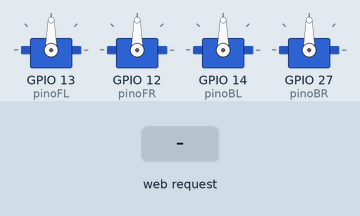
A sketch run on a simulated ESP32. Shown: 4 × servo. The test bench sets the inputs (shaded band). WiFi joins after 1.5 s; servers stay silent unless stated; what the sketch prints to the serial monitor is not drawn.

Above: at 2.7 s.
2.8 s: HTTP request GET /joy?x=1&y=1&acao=1 received
At 3.15 s:
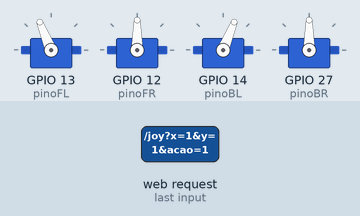
5.0 s: HTTP request GET /joy?x=1&y=1&acao=1 received
At 5.16 s:
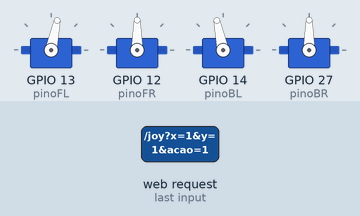
Timing chart, 0 to 8.0 s (numbered marks = the images above; inputs shaded):
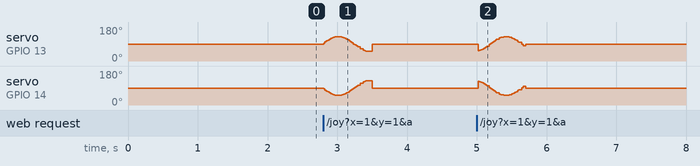

The sketch:

sketch_nov1ePROGSUCESSWIFI.ino
```cpp
#include <WiFi.h>
#include <WebServer.h>
#include <ESP32Servo.h>
#include <math.h>
#include <stdlib.h>

// ================= CONFIGURACOES =================
// Altere para o nome e senha da rede Wi-Fi da sua casa:
const char* ssid = "seuWIFI";
const char* password = "suaSENHAWIFI";

const int pinoFL = 13; // Frente esquerda
const int pinoFR = 12; // Frente direita
const int pinoBL = 14; // Traseira esquerda
const int pinoBR = 27; // Traseira direita

// Nomes alterados para evitar conflito com o sistema do ESP32
Servo FL_servo, FR_servo, BL_servo, BR_servo;
WebServer server(80);

const int CENTRO = 90;
const int FRENTE = 50;
const int TRAS = 130;

// Ajuste conforme os limites mecanicos da montagem.
const int ANGULO_MIN = 40;
const int ANGULO_MAX = 140;

float joystickX = 0;
float joystickY = 0;
float fase = 0;
bool andando = false;
unsigned long ultimoComando = 0;
unsigned long ultimoPasso = 0;
const unsigned long TIMEOUT = 700;

// ================= MOVIMENTOS =================
void setAll(int fl, int fr, int bl, int br) {
  FL_servo.write(constrain(fl, ANGULO_MIN, ANGULO_MAX));
  FR_servo.write(constrain(fr, ANGULO_MIN, ANGULO_MAX));
  BL_servo.write(constrain(bl, ANGULO_MIN, ANGULO_MAX));
  BR_servo.write(constrain(br, ANGULO_MIN, ANGULO_MAX));
}

void parar() {
  andando = false;
  joystickX = joystickY = 0;
  setAll(CENTRO, CENTRO, CENTRO, CENTRO);
}

void emPe() {
  parar();
}

void sentar() {
  andando = false;
  joystickX = joystickY = 0;
  setAll(CENTRO, CENTRO, 140, 40);
}

void deitar() {
  andando = false;
  joystickX = joystickY = 0;
  setAll(50, 130, 130, 50);
}

void atualizarMovimento() {
  unsigned long agora = millis();

  if (andando && (agora - ultimoComando > TIMEOUT ||
                   WiFi.status() != WL_CONNECTED)) {
    parar();
  }

  if (agora - ultimoPasso < 20) return;
  float dt = (agora - ultimoPasso) / 1000.0f;
  ultimoPasso = agora;
  if (!andando) return;

  float intensidade = fmaxf(fabsf(joystickX), fabsf(joystickY));
  fase = fmodf(fase + dt * (2.0f + 5.0f * intensidade), 6.2831853f);

  float esquerda = constrain(joystickY + joystickX, -1.0f, 1.0f);
  float direita = constrain(joystickY - joystickX, -1.0f, 1.0f);
  float amplitude = (TRAS - FRENTE) / 2.0f;
  float passo = amplitude * sinf(fase);

  setAll(
    CENTRO + int(esquerda * passo),
    CENTRO - int(direita * passo),
    CENTRO - int(esquerda * passo),
    CENTRO + int(direita * passo)
  );
}

// ================= PAGINA HTML =================
const char index_html[] PROGMEM = R"rawliteral(
<!DOCTYPE html>
<html lang="pt-BR">
<head>
<meta charset="UTF-8">
<meta name="viewport" content="width=device-width, initial-scale=1">
<title>Cachorro Robo</title>
<style>
@import url('https://googleapis.com');
*{box-sizing:border-box}
body{margin:0;padding:24px;background:#f3f2eb;color:#263c30;
font-family:'DM Sans',sans-serif;text-align:center}
main{max-width:440px;margin:0 auto}
h1{font-family:'Space Grotesk',sans-serif;font-size:34px;
letter-spacing:-1px;margin-top:30px}
p{color:#617160;line-height:1.6}
#area{width:260px;height:260px;margin:32px auto;
border-radius:50%;position:relative;touch-action:none;
border:1px solid #bdc9b5;cursor:grab;
background:repeating-radial-gradient(circle,transparent 0 42px,
#cad4bf 43px 44px),#e7ecdf}
#controle{width:82px;height:82px;position:absolute;
left:89px;top:89px;background:#263c30;border:6px solid white;
border-radius:50%;pointer-events:none;box-shadow:0 6px 14px #263c3025}
.botoes{display:flex;gap:8px}
button{font:inherit;padding:14px 10px;border:1px solid #c9d2c1;
border-radius:6px;background:transparent;color:#263c30;
cursor:pointer;flex:1;transition:transform .15s,background .15s}
button:hover{background:#e0e7d5}
button:active{transform:scale(.96)}
button:focus-visible,#area:focus-visible{outline:3px solid #6b8b3c;outline-offset:4px}
#parar{width:100%;background:#d6ee81;border:0;margin-top:12px;
font-weight:600}
#status{min-height:44px;font-size:14px;margin-top:22px}
@keyframes entrada{from{opacity:0;transform:translateY(10px)}
to{opacity:1;transform:none}}
main{animation:entrada .5s both}
@media(prefers-reduced-motion:reduce){main{animation:none}}
</style>
</head>
<body>
<main>
<h1>Cachorro robo</h1>
<p>Arraste para andar e virar. Mantenha pressionado para continuar. Solte para parar.</p>
<div id="area" tabindex="0" role="group" aria-label="Joystick: arraste ou use as setas do teclado">
<div id="controle"></div></div>
<div class="botoes">
<button data-acao="sentar">Sentar</button>
<button data-acao="deitar">Deitar</button>
<button data-acao="empe">Em pe</button>
</div>
<button id="parar">PARAR</button>
<p id="status" role="status">Pronto para brincar!</p>
</main>
<script>
const area=document.getElementById('area');
const controle=document.getElementById('controle');
const statusTexto=document.getElementById('status');
let x=0,y=0,pointer=null,acao='parar';
let revisao=0,enviada=-1,ocupado=false;

function desenhar(){
 controle.style.transform='translate('+(x*85)+'px,'+(-y*85)+'px)';
}

function pararMover(){
 pointer=null;x=y=0;acao='parar';revisao++;
 desenhar();enviar();
}

function mover(e){
 const r=area.getBoundingClientRect();
 let clientX = e.touches ? e.touches.clientX : e.clientX;
 let clientY = e.touches ? e.touches.clientY : e.clientY;
 let a=(clientX-r.left-r.width/2)/85;
 let b=-(clientY-r.top-r.height/2)/85;
 const n=Math.hypot(a,b);
 if(n>1){a/=n;b/=n;}
 x=a;y=b;
 acao=Math.hypot(x,y)>.08?'joy':'parar';
 revisao++;desenhar();enviar();
}

area.addEventListener('mousedown', (e)=>{pointer=e.pointerId;mover(e);});
window.addEventListener('mousemove', (e)=>{if(pointer!==null)mover(e);});
window.addEventListener('mouseup', pararMover);

area.addEventListener('touchstart', (e)=>{pointer=1;mover(e);});
window.addEventListener('touchmove', (e)=>{if(pointer!==null)mover(e);});
window.addEventListener('touchend', pararMover);

document.querySelectorAll('.botoes button').forEach(b=>{
 b.addEventListener('click', ()=>{acao=b.getAttribute('data-acao');revisao++;enviar();});
});
document.getElementById('parar').addEventListener('click', pararMover);

async function enviar(){
 if(ocupado)return;
 if(acao!=='joy' && enviada===revisao)return;
 ocupado=true;
 const rev=revisao,cmd=acao;
 const url=cmd==='joy'
 ? '/joy?x='+x.toFixed(3)+'&y='+y.toFixed(3)
 : '/cmd?acao='+cmd;
 const abort=new AbortController();
 const timer=setTimeout(()=>abort.abort(),550);
 try{
  const r=await fetch(url,{signal:abort.signal,cache:'no-store'});
  if(!r.ok) throw new Error();
  enviada=rev;
 } catch {
  if(cmd==='joy') statusTexto.innerText='Erro de conexao';
 } finally {
  clearTimeout(timer);
  ocupado=false;
  if(revisao!==rev) enviar();
 }
}
</script>
</body>
</html>
)rawliteral";

// ================= SERVIDOR E ROTAS HTTP =================
void handleRoot() {
  server.send(200, "text/html", index_html);
}

void handleJoystick() {
  if (server.hasArg("x") && server.hasArg("y")) {
    joystickX = server.arg("x").toFloat();
    joystickY = server.arg("y").toFloat();
    andando = true;
    ultimoComando = millis();
    server.send(200, "text/plain", "OK");
  } else {
    server.send(400, "text/plain", "Dados Invalidos");
  }
}

void handleCommand() {
  if (server.hasArg("acao")) {
    String acao = server.arg("acao");
    if (acao == "sentar") sentar();
    else if (acao == "deitar") deitar();
    else if (acao == "empe") emPe();
    else parar();
    server.send(200, "text/plain", "OK");
  } else {
    server.send(400, "text/plain", "Comando Ausente");
  }
}

// ================= SETUP E LOOP PADRAO =================
void setup() {
  Serial.begin(115200);

  // Alocacao de timers obrigatorios para o ESP32Servo
  ESP32PWM::allocateTimer(0);
  ESP32PWM::allocateTimer(1);
  ESP32PWM::allocateTimer(2);
  ESP32PWM::allocateTimer(3);

  FL_servo.setPeriodHertz(50);
  FR_servo.setPeriodHertz(50);
  BL_servo.setPeriodHertz(50);
  BR_servo.setPeriodHertz(50);

  FL_servo.attach(pinoFL, 500, 2400);
  FR_servo.attach(pinoFR, 500, 2400);
  BL_servo.attach(pinoBL, 500, 2400);
  BR_servo.attach(pinoBR, 500, 2400);

  parar();

  WiFi.begin(ssid, password);
  Serial.print("Conectando ao WiFi");
  while (WiFi.status() != WL_CONNECTED) {
    delay(500);
    Serial.print(".");
  }
  Serial.println("\nConectado!");
  Serial.print("IP do Robo: http://");
  Serial.println(WiFi.localIP());

  server.on("/", handleRoot);
  server.on("/joy", handleJoystick);
  server.on("/cmd", handleCommand);
  server.onNotFound(handleRoot); // Redireciona qualquer erro de link para a página principal
  server.begin();
}

void loop() {
  server.handleClient();
  atualizarMovimento();
}
```
